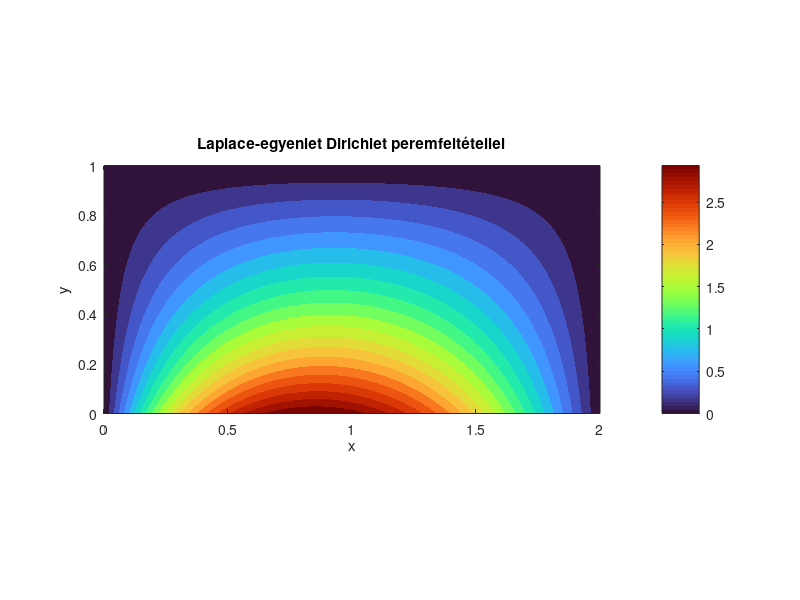

Here is the MATLAB script that generated this plot:
%  (0,H)  -----------  (L,H)
%        |           |
%        |           |
%        |           |
%  (0,0)  -----------  (L,0) 
%
% u_xx + u_yy = 0
% u(x,0) = f_0 (x)     , 0 <= x <= L    alsó
% u(x,H) = f_1 (x)     , 0 <= x <= L    felső
% u(0,y) = g_0 (y)     , 0 <= y <= H    bal
% u(L,y) = g_1 (y)     , 0 <= y <= H    jobb

L = 2; H = 1;
x = linspace(0, L, 100);
y = linspace(0, H, 100);
[X, Y] = meshgrid(x, y);

N = 10; % iteráció

%Peremfeltételek

f_0 = @(x) x.*(x.^2 - 3*L*x + 2*L^2);     %also
f_1 = @(x) 0;   %felso
g_0 = @(y) 0;   %bal
g_1 = @(y) 0;   %jobb

U = zeros(size(X));

for n = 1:N

    An_1 = (2/L)*integral(@(t) ...
        f_0(t).*sin(n*pi*t/L),0,L);

    An_2 = (2/L)*integral(@(t) ...
        f_1(t).*sin(n*pi*t/L), 0, L);

    An_3 = (2/H)*integral(@(t) ...
        g_0(t).*sin(n*pi*t/H), 0, H);

    An_4 = (2/H)*integral(@(t) ...
        g_1(t).*sin(n*pi*t/H), 0, H); 

    U = U + An_1 * sin(n*pi*X/L) ...
        .* (sinh(n*pi*(H - Y)/L) ./ sinh(n*pi*H/L)); % also

    U = U + An_2 * sin(n*pi*X/L) ...
        .* (sinh(n*pi*(Y)/L) ./ sinh(n*pi*H/L)); % felso

    U = U + An_3 * sin(n*pi*Y/H) ...
        .* (sinh(n*pi*(L - X)/L) ./ sinh(n*pi*L/H)); % bal

    U = U + An_4 * sin(n*pi*Y/H) ...
        .* (sinh(n*pi*(X)/H) ./ sinh(n*pi*L/H)); % jobb   
end


contourf(X, Y, U, 20, 'LineColor','none');
colorbar;
xlabel('x'); 
ylabel('y');
title('Laplace-egyenlet Dirichlet peremfeltétellel');
axis equal tight; 
colormap turbo;
